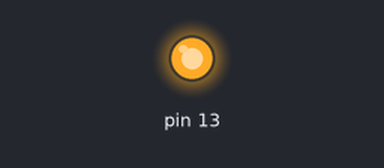
A sketch run on a simulated Arduino Uno, built with avr-gcc and run on an emulated ATmega328P. Parts: output pins drawn as LEDs (lit = HIGH).

Above: at 0.1 s.
Timing chart, 0 to 1.6 s (numbered marks = the images above):
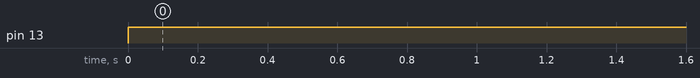

Measured:
- by itself, pin 13: LOW → HIGH at 0.00 s

The sketch:

1led.ino
```cpp
using namespace std;
void setup() {
  // put your setup code here, to run once:
  pinMode(13,OUTPUT);


}

void loop() {
  // put your main code here, to run repeatedly:

  digitalWrite(13,HIGH);

}
```
